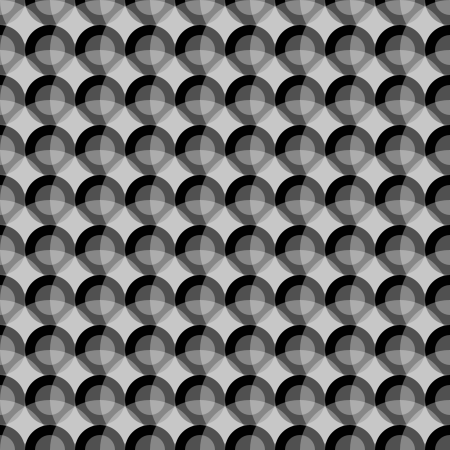
Frame 1 (no input)
Frame 60 (the mouse pressed at the canvas centre just before this capture): identical to frame 1, image omitted
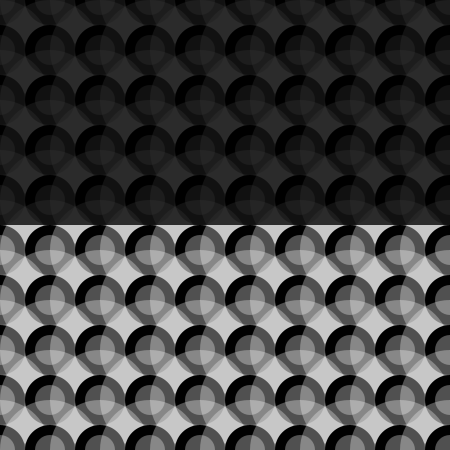
Frame 120 (the mouse held since frame 60 and released just before this capture)

The Processing sketch that drew these frames (run headless with seeded random() and noise(); from frame 60 on, the mouse is pressed at the canvas centre):

// Processing sketch: processing_29870
// ── processing_29870.pde

void setup(){
  size(450, 450);
  smooth();
  noStroke();
}
 
 void draw(){
  background(0);
 
   for(int x = 0; x <= height; x= x + 50){
   for(int y= 0; y <= width; y = y + 50){

   fill(255,80);
   ellipse(y, x, 100, 100);
   fill(0);
   ellipse(y, x, 50, 50);
   fill(255,80);
   ellipse(y, x, 30, 30);

      
     }
   }
   if(mousePressed){ fill(0, 200);
   rect(0, 0, width, mouseY);
   }
  }                              
